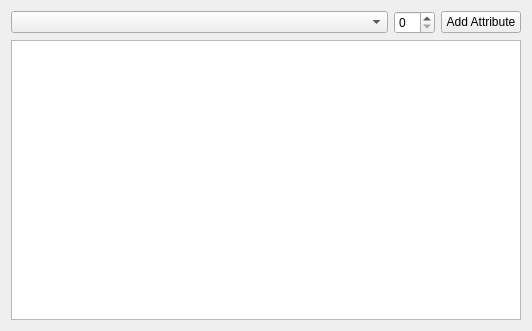
<?xml version="1.0" encoding="UTF-8"?>
<ui version="4.0">
 <class>pawn_editor</class>
 <widget class="QWidget" name="pawn_editor">
  <property name="geometry">
   <rect>
    <x>0</x>
    <y>0</y>
    <width>532</width>
    <height>331</height>
   </rect>
  </property>
  <property name="windowTitle">
   <string>Form</string>
  </property>
  <layout class="QVBoxLayout" name="verticalLayout">
   <item>
    <layout class="QHBoxLayout" name="horizontalLayout">
     <item>
      <widget class="QComboBox" name="attributeComboBox"/>
     </item>
     <item>
      <widget class="QSpinBox" name="valueSpinBox">
       <property name="sizePolicy">
        <sizepolicy hsizetype="Maximum" vsizetype="Fixed">
         <horstretch>0</horstretch>
         <verstretch>0</verstretch>
        </sizepolicy>
       </property>
      </widget>
     </item>
     <item>
      <widget class="QPushButton" name="commitButton">
       <property name="sizePolicy">
        <sizepolicy hsizetype="Maximum" vsizetype="Fixed">
         <horstretch>0</horstretch>
         <verstretch>0</verstretch>
        </sizepolicy>
       </property>
       <property name="text">
        <string>Add Attribute</string>
       </property>
      </widget>
     </item>
    </layout>
   </item>
   <item>
    <widget class="QTableWidget" name="attributesTable"/>
   </item>
  </layout>
 </widget>
 <resources/>
 <connections/>
</ui>
